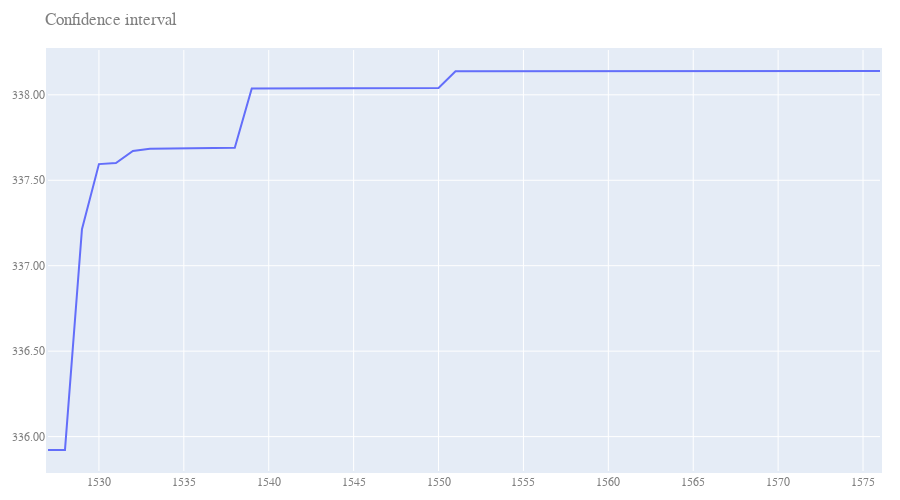

Notebook cell for this chart:
### Code cell
CI = (pred_ci.iloc[:, 0] - pred_ci.iloc[::, 1]).abs()

fig = go.Figure()

fig.add_trace(
    go.Scatter(
            x=CI.index,
            y=CI,
            name = f"CI",
            mode='lines'
        ))
fig.update_layout(
    title=f"Confidence interval",
    xaxis_title="x Axis Title",
    yaxis_title="y Axis Title",
    width=900,
    height=500,
    margin=dict(
        l=20,
        r=20,
        b=20,
        t=50,
        pad=2
    ),
    font=dict(
        family="Courier New, monospace",
        size=12,
        color="#7f7f7f"
    ),
    xaxis=plotly.graph_objects.layout.XAxis(
        tickformat='%Y-%m-%d'
    ),
    yaxis=plotly.graph_objects.layout.YAxis(
        tickformat='.2f'
    )
)
fig.show()

### Figure 1 — Plotly figure (JSON) as saved in the notebook; plotly's stock layout.template omitted (floating-point values rounded to 4 significant figures)
{"data": [{"mode": "lines", "name": "CI", "type": "scatter", "x": [1527, 1528, 1529, 1530, 1531, 1532, 1533, 1534, 1535, 1536, 1537, 1538, 1539, 1540, 1541, 1542, 1543, 1544, 1545, 1546, 1547, 1548, 1549, 1550, 1551, 1552, 1553, 1554, 1555, 1556, 1557, 1558, 1559, 1560, 1561, 1562, 1563, 1564, 1565, 1566, 1567, 1568, 1569, 1570, 1571, 1572, 1573, 1574, 1575, 1576], "y": [335.9, 335.9, 337.2, 337.6, 337.6, 337.7, 337.7, 337.7, 337.7, 337.7, 337.7, 337.7, 338.0, 338.0, 338.0, 338.0, 338.0, 338.0, 338.0, 338.0, 338.0, 338.0, 338.0, 338.0, 338.1, 338.1, 338.1, 338.1, 338.1, 338.1, 338.1, 338.1, 338.1, 338.1, 338.1, 338.1, 338.1, 338.1, 338.1, 338.1, 338.1, 338.1, 338.1, 338.1, 338.1, 338.1, 338.1, 338.1, 338.1, 338.1]}], "layout": {"font": {"color": "#7f7f7f", "family": "Courier New, monospace", "size": 12}, "height": 500, "margin": {"b": 20, "l": 20, "pad": 2, "r": 20, "t": 50}, "title": {"text": "Confidence interval"}, "width": 900, "xaxis": {"tickformat": "%Y-%m-%d"}, "yaxis": {"tickformat": ".2f"}}}
